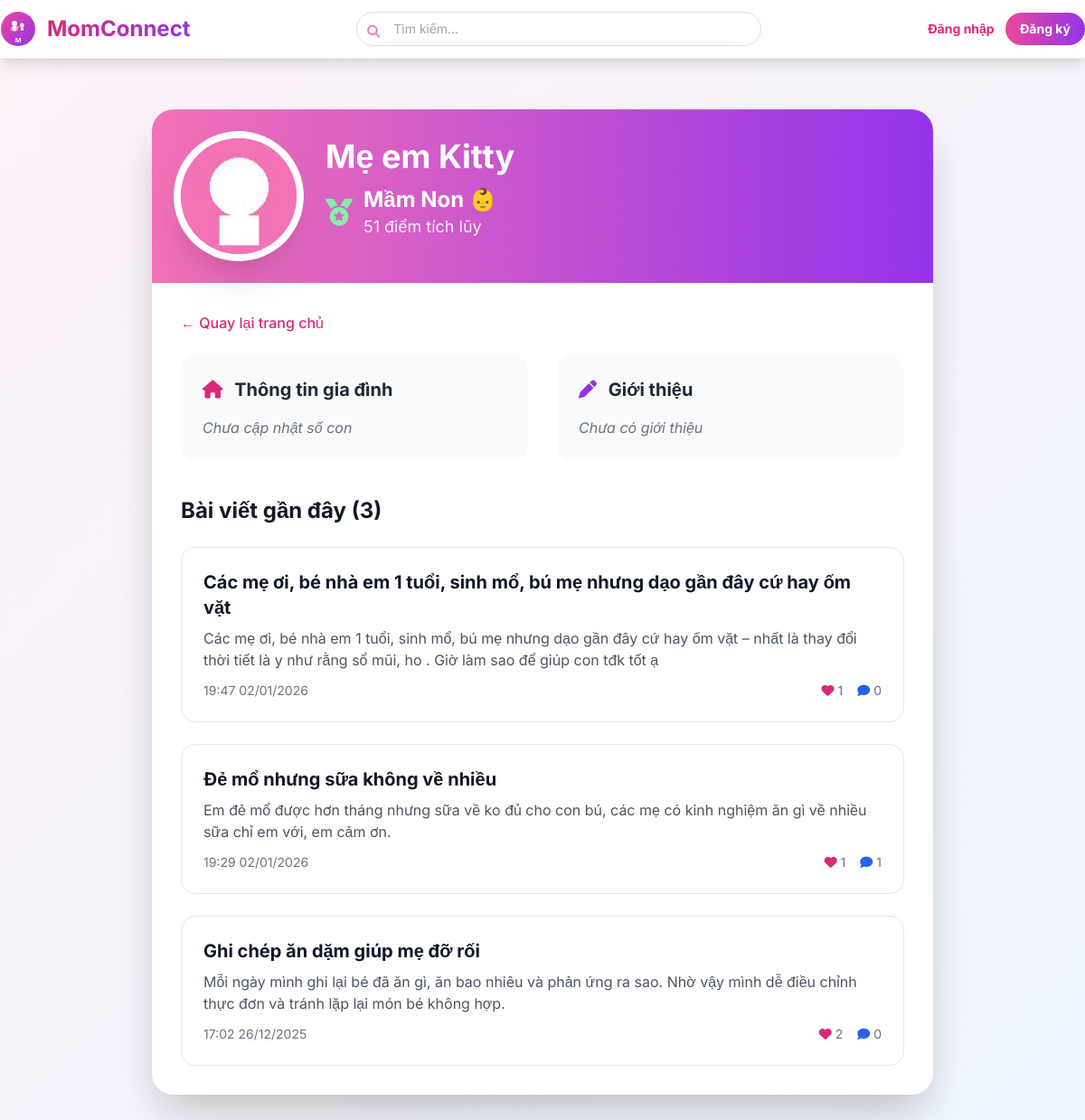
The page /user/2 on the database as committed earlier.
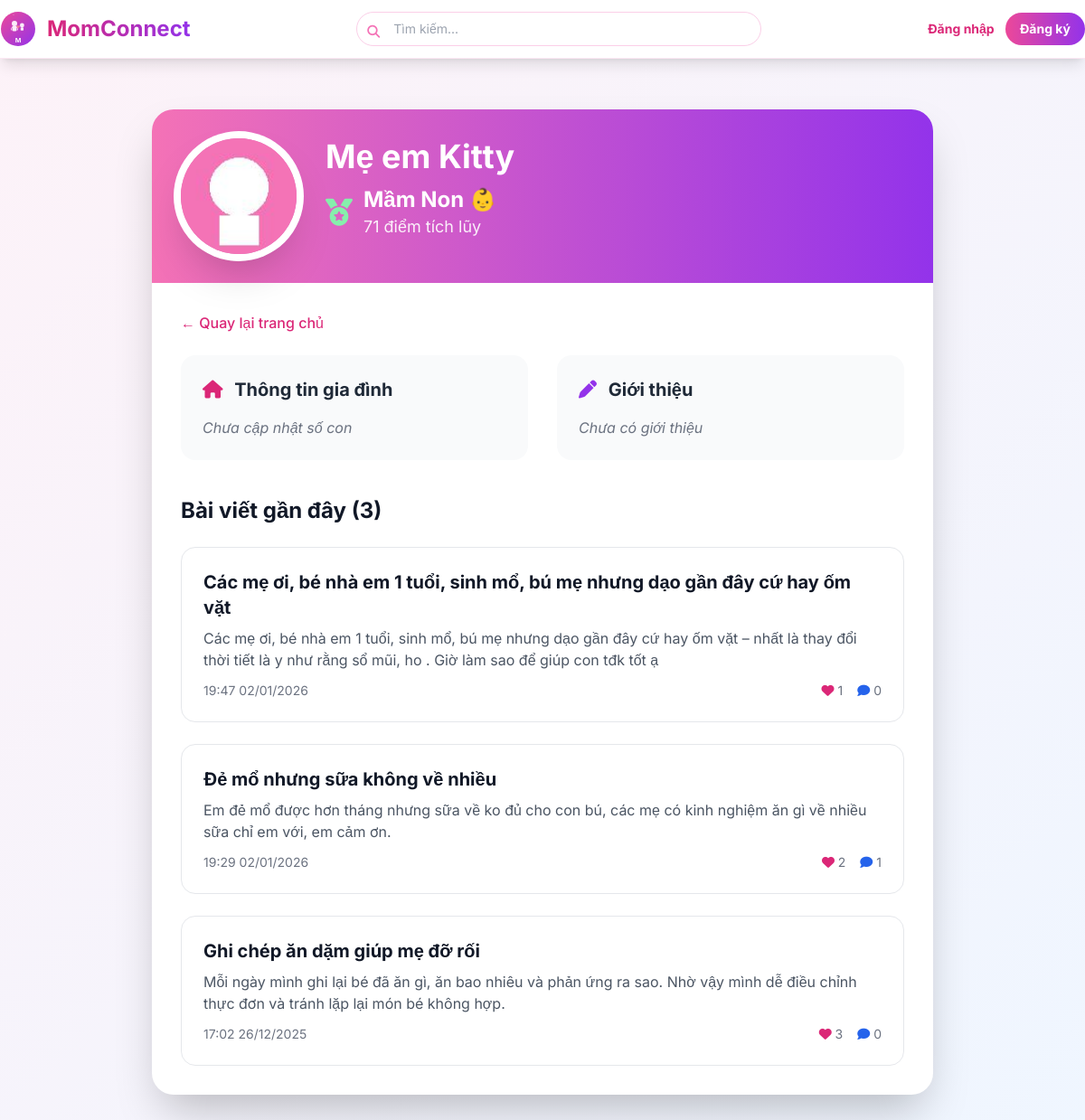
The same page on the database as committed later.
### models.py (models this page shows, shortened)
class User(UserMixin, db.Model):
    __tablename__ = 'users'
    id = db.Column(db.Integer, primary_key=True)
    name = db.Column(db.String(100), nullable=False)
    email = db.Column(db.String(100), unique=True, nullable=False)
    password = db.Column(db.String(200), nullable=False)
    avatar = db.Column(db.String(200), default='default.jpg')
    bio = db.Column(db.Text)
    phone = db.Column(db.String(15), unique=True)  # Số điện thoại
    rating = db.Column(db.Float, default=0.0)  # Trung bình sao (0-5)
    children_count = db.Column(db.Integer, default=0)
    children_ages = db.Column(db.String(100))
    points = db.Column(db.Integer, default=0)
    role = db.Column(db.String(20), default='user')  # user, admin, expert
    is_active = db.Column(db.Boolean, default=True)
    badge = db.Column(db.String(50))  # ← THÊM TRƯỜNG CẤP BẬC
    created_at = db.Column(db.DateTime, default=vietnam_now)
    is_verified_expert = db.Column(db.Boolean, default=False)
    expert_category = db.Column(db.String(50))  # Lĩnh vực chuyên môn
    specialty = db.Column(db.String(100))              # Chuyên môn cụ thể
    experience_years = db.Column(db.Integer)           # Số năm kinh nghiệm
    workplace = db.Column(db.String(200))              # Nơi làm việc
    license_number = db.Column(db.String(100))         # Số chứng chỉ hành nghề
    license_expiry = db.Column(db.Date)                # Ngày hết hạn chứng chỉ
    consultation_fee = db.Column(db.Float)             # Phí tư vấn (VNĐ)
    education = db.Column(db.Text)                     # Học vấn
    certifications = db.Column(db.Text)                # Chứng chỉ (JSON string)
    availability = db.Column(db.String(20), default='available')  # available/busy/offline
    credibility_score = db.Column(db.Float, default=0) # Điểm uy tín
    posts = db.relationship('Post', backref='author', lazy='dynamic')

class Post(db.Model):
    __tablename__ = 'posts'
    id = db.Column(db.Integer, primary_key=True)
    title = db.Column(db.String(200), nullable=False)
    content = db.Column(db.Text, nullable=False)
    images = db.Column(db.Text)
    video = db.Column(db.String(200))
    category = db.Column(db.String(50), default='other')
    post_type = db.Column(db.String(20), default='question')
    is_expert_post = db.Column(db.Boolean, default=False)
    likes = db.Column(db.Integer, default=0)
    comments_count = db.Column(db.Integer, default=0)
    created_at = db.Column(db.DateTime, default=vietnam_now)
    user_id = db.Column(db.Integer, db.ForeignKey('users.id'), nullable=False)
    is_helpful = db.Column(db.Boolean, default=False)
    views = db.Column(db.Integer, default=0)
    rating = db.Column(db.Float, default=0.0)
    rating_count = db.Column(db.Integer, default=0)

### app.py (the view)
@app.route('/user/<int:user_id>')
def user_profile(user_id):
    viewed_user = User.query.get_or_404(user_id)
    posts = Post.query.filter_by(user_id=user_id).order_by(Post.created_at.desc()).limit(20).all()
    friendship_status = 'not_authenticated'
    if current_user.is_authenticated:
        friendship_status = current_user.get_friendship_status(user_id)
    is_own_profile = current_user.is_authenticated and current_user.id == user_id
    return render_template(
        'user_profile.html',
        user=viewed_user,
        posts=posts,
        friendship_status=friendship_status,
        is_own_profile=is_own_profile,
        db=db,
        Post=Post,
        func=func
    )

### app.py (called while the page is built)
@app.template_filter('vietnam_time')
def vietnam_time_filter(dt):
    if dt is None:
        return ""
    if dt.tzinfo is not None:
        dt = dt.astimezone(pytz.timezone('Asia/Ho_Chi_Minh'))
    return dt.strftime('%H:%M %d/%m/%Y')

@app.context_processor
def utility_processor():
    def now():
        return vietnam_now()
    return dict(now=now)

### templates/user_profile.html (shortened to what this page needs)
{% extends "base.html" %}
{% block content %}
<div class="max-w-4xl mx-auto px-4 py-8">
    <div class="bg-white rounded-3xl shadow-2xl overflow-hidden">
        <div class="bg-gradient-to-r from-pink-400 to-purple-600 p-8 text-white">
            <div class="flex flex-col md:flex-row items-center gap-8">
                <img src="{{ url_for('static', filename=user.avatar or 'images/default-avatar.png') }}"
                    class="w-32 h-32 rounded-full ring-8 ring-white shadow-2xl object-cover">
                <div class="text-center md:text-left flex-1">
                    <h1 class="text-4xl font-bold mb-3">{{ user.name }}</h1>
                    {% if user.role != 'admin' %}
                    <div class="flex items-center justify-center md:justify-start gap-3 mb-4">
                        <i class="fas fa-medal text-3xl
                            {% if 'Ứng viên Chuyên gia' in user.badge %}text-purple-200
                            {% elif 'Thành Viên Bạc' in user.badge %}text-gray-300
                            {% elif 'Thành Viên Đồng' in user.badge %}text-orange-300
                            {% else %}text-green-300{% endif %}"></i>
                        <div>
                            <p class="text-2xl font-bold">{{ user.badge }}</p>
                            <p class="text-lg opacity-90">{{ user.points }} điểm tích lũy</p>
                        </div>
                    </div>
                    {% endif %}
                </div>
            </div>
        </div>
        <div class="p-8">
            <a href="{{ url_for('home') }}" class="text-pink-600 hover:text-pink-700 font-medium mb-6 inline-block">
                ← Quay lại trang chủ
            </a>
            <div class="grid md:grid-cols-2 gap-8 mb-10">
                <div class="bg-gray-50 rounded-2xl p-6">
                    <h3 class="text-xl font-bold text-gray-800 mb-4">
                        <i class="fas fa-home mr-2 text-pink-600"></i> Thông tin gia đình
                    </h3>
                    <div class="space-y-3 text-gray-700">
                        {% if user.children_count > 0 %}
                        <p><i class="fas fa-child text-pink-500 mr-2"></i>
                            <strong>{{ user.children_count }} con</strong>
                        </p>
                        {% if user.children_ages %}
                        <p><i class="fas fa-birthday-cake text-purple-500 mr-2"></i>
                            Độ tuổi: {{ user.children_ages }}
                        </p>
                        {% endif %}
                        {% else %}
                        <p class="italic text-gray-500">Chưa cập nhật số con</p>
                        {% endif %}
                    </div>
                </div>
                <div class="bg-gray-50 rounded-2xl p-6">
                    <h3 class="text-xl font-bold text-gray-800 mb-4">
                        <i class="fas fa-pen text-purple-600 mr-2"></i> Giới thiệu
                    </h3>
                    {% if user.bio %}
                    <p class="text-gray-700 leading-relaxed">{{ user.bio }}</p>
                    {% else %}
                    <p class="italic text-gray-500">Chưa có giới thiệu</p>
                    {% endif %}
                </div>
            </div>
            <h2 class="text-2xl font-bold text-gray-900 mb-6">Bài viết gần đây ({{ posts|length }})</h2>
            {% if posts %}
            <div class="space-y-6">
                {% for post in posts %}
                <div class="border border-gray-200 rounded-2xl p-6 hover:shadow-lg transition">
                    <a href="{{ url_for('post_detail', post_id=post.id) }}" class="block">
                        <h3 class="text-xl font-bold text-gray-900 hover:text-pink-600 mb-2">
                            {{ post.title }}
                        </h3>
                        <p class="text-gray-600 line-clamp-3 mb-3">
                            {{ post.content | truncate(200) }}
                        </p>
                        <div class="flex items-center justify-between text-sm text-gray-500">
                            <span>{{ post.created_at | vietnam_time }}</span>
                            <div class="flex items-center gap-4">
                                <span><i class="fas fa-heart text-pink-600"></i> {{ post.likes }}</span>
                                <span><i class="fas fa-comment text-blue-600"></i> {{ post.comments_count }}</span>
                            </div>
                        </div>
                    </a>
                </div>
                {% endfor %}
            </div>
            {% else %}
            <div class="text-center py-12 bg-gray-50 rounded-2xl">
                <i class="fas fa-feather-alt text-6xl text-gray-300 mb-4"></i>
                <p class="text-xl text-gray-500">Chưa có bài viết nào</p>
            </div>
            {% endif %}
        </div>
    </div>
</div>
{% endblock %}

### templates/base.html (shortened to what this page needs)
<!DOCTYPE html>
<html lang="vi">
<head>
    <script src="https://cdn.tailwindcss.com"></script>
    <link href="https://cdnjs.cloudflare.com/ajax/libs/font-awesome/6.5.0/css/all.min.css" rel="stylesheet">
</head>
<body class="bg-gradient-to-br from-pink-50 to-blue-50 min-h-screen">
    <nav class="bg-white shadow-lg py-3 sticky top-0 z-50 border-b border-pink-100">
        <div class="max-w-7xl mx-auto flex flex-col md:flex-row md:items-center justify-between gap-4">
            <a href="{{ url_for('home') }}" class="flex items-center gap-3 group shrink-0">
                <img src="{{ url_for('static', filename='logo.svg') }}" alt="MomConnect Logo"
                    class="w-10 h-10 logo-img">
                <span
                    class="text-2xl font-bold bg-gradient-to-r from-pink-600 to-purple-600 bg-clip-text text-transparent whitespace-nowrap">
                </span>
            </a>
            <form action="{{ url_for('search') }}" method="get"
                class="flex-1 w-full md:w-auto md:max-w-md mx-2 order-last md:order-none">
                <div class="relative">
                    <input type="text" name="q" placeholder="Tìm kiếm..."
                        class="w-full pl-10 pr-4 py-2 border border-pink-200 rounded-full focus:outline-none focus:ring-2 focus:ring-pink-400 transition text-sm">
                    <i class="fas fa-search absolute left-3 top-3 text-pink-400 text-sm"></i>
                </div>
            </form>
            <div class="flex items-center gap-2 md:gap-3 flex-wrap justify-end w-full md:w-auto mt-3 md:mt-0">
                {% if current_user.is_authenticated %}
                <a href="{{ url_for('create_post') }}"
                    class="bg-gradient-to-r from-pink-500 to-purple-600 text-white px-4 py-2 rounded-full font-bold hover:shadow-lg transition transform hover:scale-105 flex items-center gap-2 shrink-0">
                    <i class="fas fa-plus"></i>
                    <span class="hidden sm:inline">Đăng bài</span>
                </a>
                <div class="flex items-center gap-2">
                    <div class="relative group">
                        <a href="{{ url_for('profile') }}">
                            <img src="{{ url_for('static', filename=current_user.avatar or 'images/default-avatar.png') }}"
                                class="w-9 h-9 rounded-full object-cover ring-2 ring-pink-300 cursor-pointer transform hover:scale-110 transition-transform">
                        </a>
                    </div>
                    <a href="{{ url_for('logout') }}" class="text-gray-600 hover:text-red-600 transition-colors">
                        <i class="fas fa-sign-out-alt text-lg"></i>
                    </a>
                </div>
                {% else %}
                <a href="{{ url_for('login') }}"
                    class="text-pink-600 font-bold hover:text-pink-700 transition-colors text-sm">Đăng nhập</a>
                <a href="{{ url_for('register') }}"
                    class="bg-gradient-to-r from-pink-500 to-purple-600 text-white px-4 py-2 rounded-full font-bold hover:shadow-lg transition transform hover:scale-105 text-sm shrink-0">
                    Đăng ký
                </a>
                {% endif %}
            </div>
        </div>
    </nav>
    <div class="max-w-7xl mx-auto p-4 md:p-6">
        {% block content %}{% endblock %}
    </div>
</body>
</html>

### templates/base.html (style rules this page uses)
body { font-family: 'Inter', sans-serif; }
.logo-img { transition: transform 0.3s ease; }

Rows that differ between the two databases and show on the page:
changed User "Mẹ em Kitty": points "51" → "71"
changed Post "Đẻ mổ nhưng sữa không về nhiều": likes "1" → "2"
changed Post "Ghi chép ăn dặm giúp mẹ đỡ rối": likes "2" → "3"
